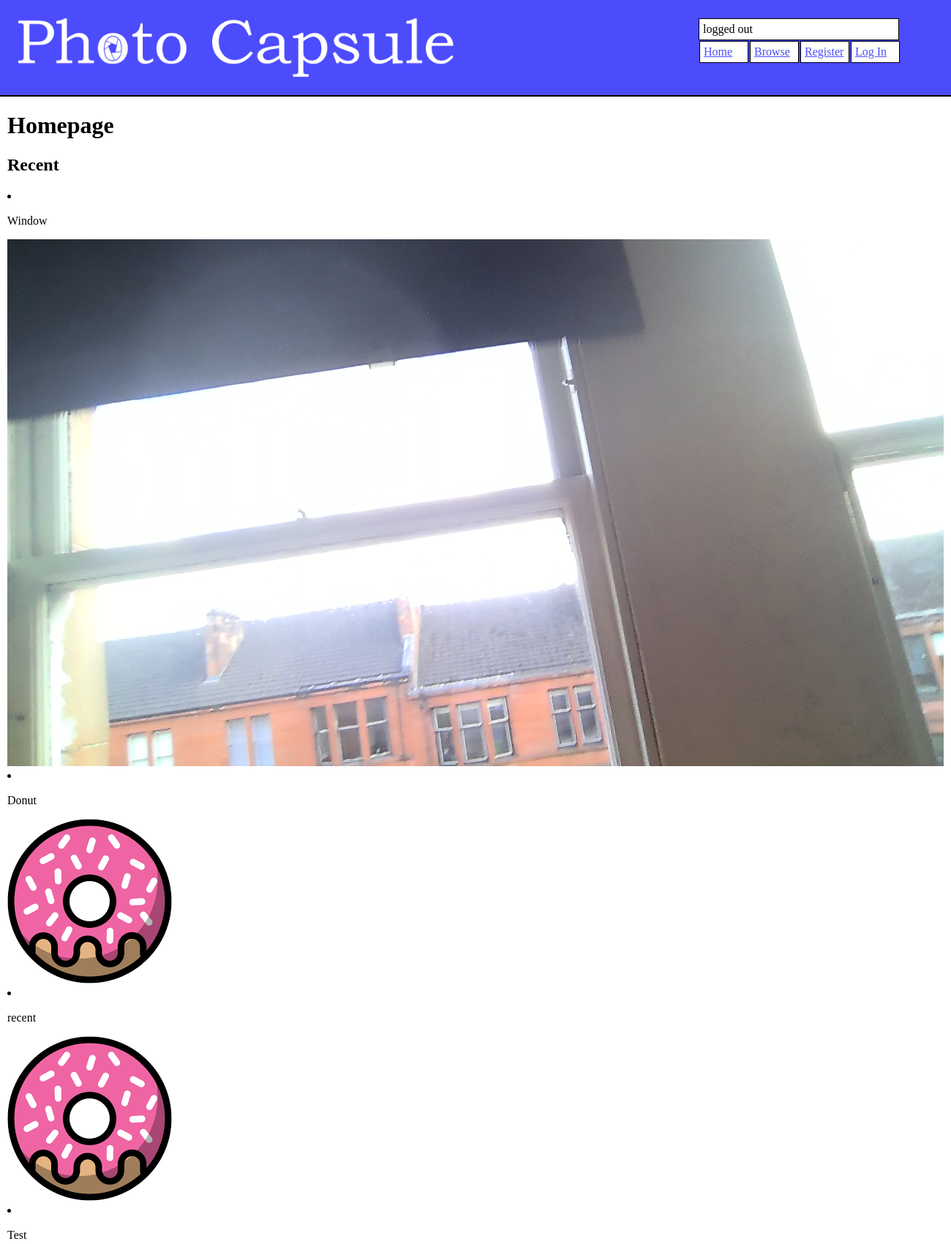
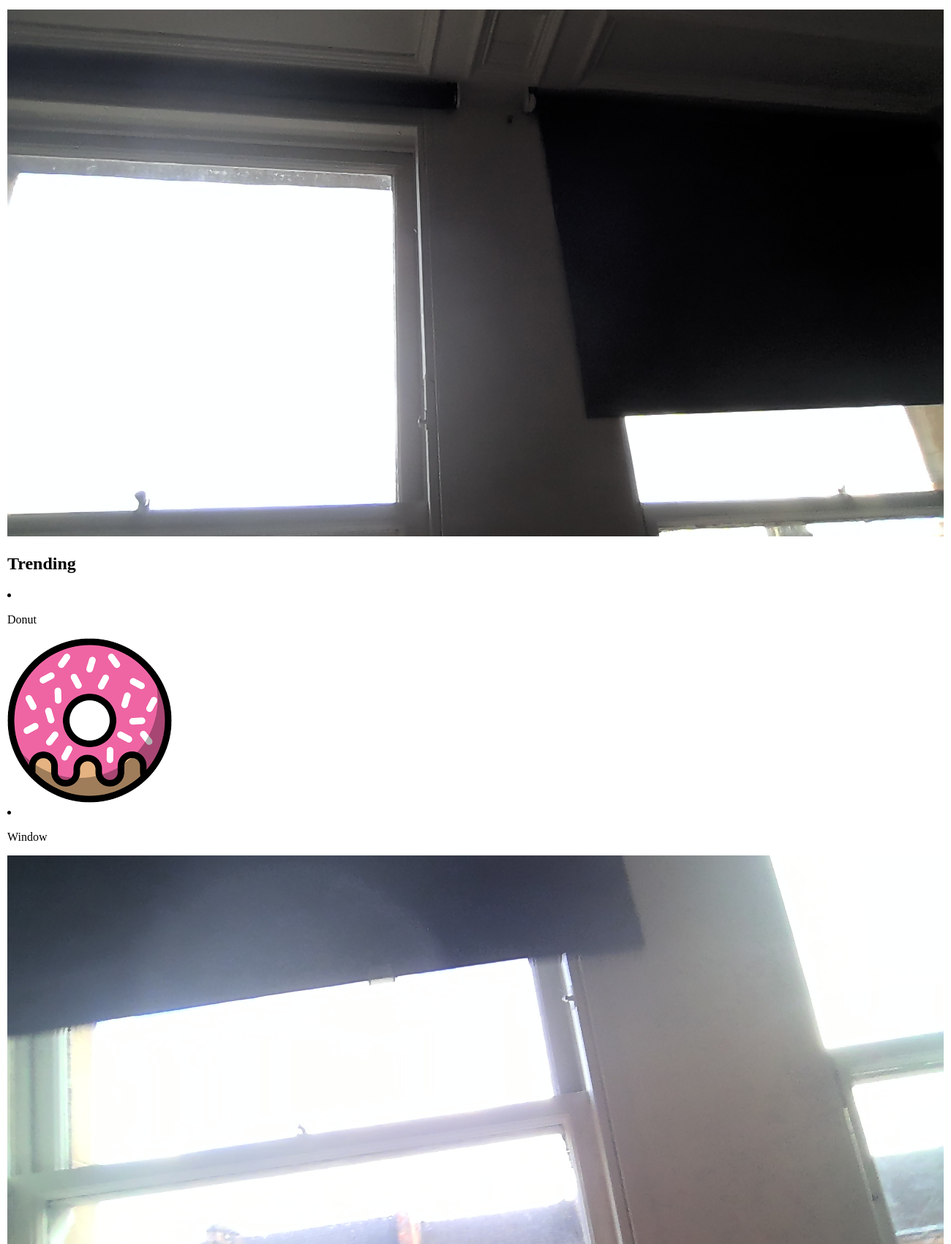
The page / (upper part) on the database its author committed (2 pictures, top to bottom).
### photocapsule/models.py (models this page shows, shortened)
class Photo(models.Model):
    userID = models.ForeignKey(User, on_delete=models.CASCADE)
    title = models.CharField(max_length=25)
    description = models.CharField(max_length=300)
    image = models.ImageField(upload_to='uploads', blank=False)
    likes = models.IntegerField(default=0)
    uploadDate = models.DateTimeField(auto_now_add=True)

### photocapsule/views.py (the view)
# urls.py: path('', views.index, name='index'),
def index(request):
    context_dict = {}
    context_dict['recent'] = Photo.objects.all().order_by('-uploadDate')[:4]
    context_dict['likes'] = Photo.objects.filter(uploadDate__gte = datetime.now() - timedelta(days=1)).order_by('-likes')[:4]
    return render(request, 'photocapsule/index.html', context=context_dict)

### templates/photocapsule/index.html (shortened to what this page needs)
{% extends 'photocapsule/base.html' %}
{% load staticfiles %}
{% block body_block %}
    <h1>Homepage</h1>
    <h2>Recent</h2>
    {% if recent %}
        {% for photo in recent %}
        <li><p>{{ photo.title }}</p><img id="accountPhoto" src="{{ photo.image.url }}" alt="{{ photo.title }}" /></li>
        {% endfor %}
    {% else %}
        No photos.
    {% endif %}
    <h2>Trending</h2>
    {% if likes %}
        {% for photo in likes %}
        <li><p>{{ photo.title }}</p><img id="accountPhoto" src="{{ photo.image.url }}" alt="{{ photo.title }}" /></li>
        {% endfor %}
    {% else %}
        No photos.
    {% endif %}
{% endblock %}

### static/css/base.css (style rules this page uses)
html { background-color:#4c4cfd; }
body { margin:0; }

### rows shown on the page
Photo: title "Window", image (picture)
Photo: title "Donut", image (picture)
Photo: title "recent", image (picture)
Photo: title "Test", image (picture)
